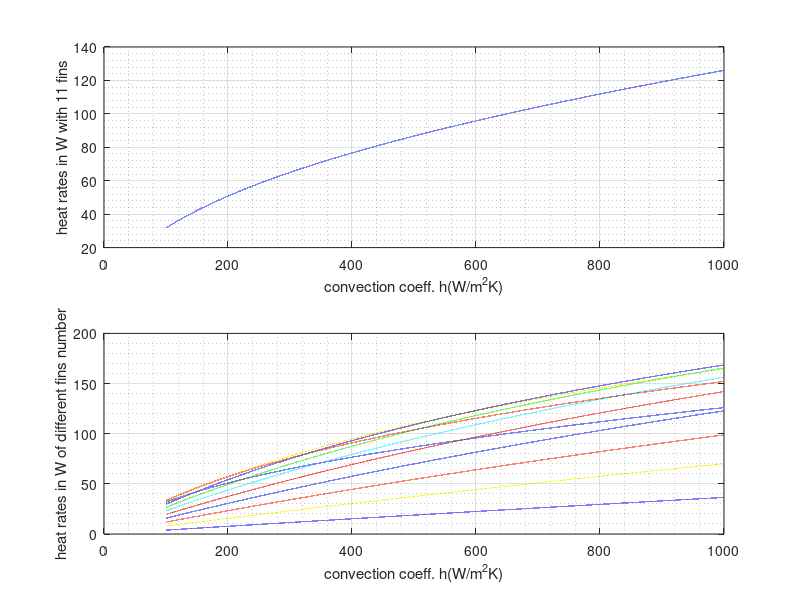

This figure's MATLAB source:
function manyfins_conduction()
%UNTITLED Summary of this function goes here
%   Detailed explanation goes here
%physical onstrains goes here
%h = 100;
h = [100:.01:1000]';
W = 20;%mm
N = 1:11;
t = (W-(N-1)*1.8)./N;%mm
etaf = tanh(sqrt((h/90./(t.*10^-3))).*.015)./(sqrt((h/90./(t.*10^-3))).*.015);
%auxilary constrains
Af = 6e-4;%m^2
Ab = 0.02^2 - N.*mm2m(W).*(mm2m(t));%m^2
At = N.*Af + Ab;
eta0 =1 - N.*Af./At.*(1-etaf);
%%%%%%%%%%%%%%%%%%%%%
Rt0 = (eta0.*h.*At).^-1;%K/W
qc = (90-25)./(0.005+.043+ Rt0);

%display table
% varNames = {'N','t','etaf', 'Rt0', 'qc', 'At'};
% T = table(N(5:11)', t(5:11)', etaf(5:11)', Rt0(5:11)', qc(5:11)', At(5:11)', 'VariableNames',varNames);
% disp(T)

%plot
figure

subplot(2,1,1)       
title('Subplot 1')
plot(h, qc(:,11));
xlabel('convection coeff. h(W/m^2K)');
ylabel('heat rates in W with 11 fins');
grid on
grid minor

subplot(2,1,2)            
title('Subplot 2')
plot(h, qc(:,11));
xlabel('convection coeff. h(W/m^2K)');
ylabel('heat rates in W of different fins number');
hold on
for i = 10:-1:1
    plot(h, qc(:,i));
end
hold off
grid on
grid minor
end


function m = mm2m(mm)
m = mm./1000;
end
